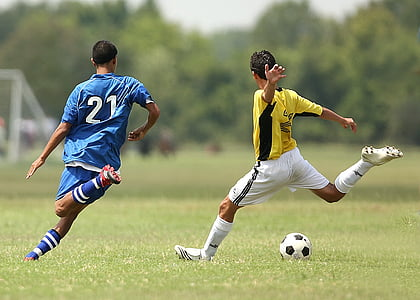
#> input picture img_test/foot.jpg, 420 x 300 px
$ python main.py
#> lines starting #> are read from the running program, lines starting #| are printed output that depends on the picture; after the words box and inside, x2 and y2 are one past the last pixel; in counts of white or black regions, pixels touching at a corner belong together
#> the loop in welcome, `while not selecter :` made 1 pass; the answer given on pass 1: img_test/foot.jpg
### tools.py
import matplotlib.pyplot as plt
import matplotlib.gridspec as gridspec

import numpy as np

import tkinter
from tkinter import filedialog


#=====================================================#
# Welcome Manager
#=====================================================#
def welcome() :

    print('Welcome in tp-01 : Segmentation d une image par seuillage ! \n\n\n It s recommended to run this script in a terminal (Control + T)\n\n\n # Please select file ...\n')

    #- condition
    selecter = None
    while not selecter :
        try :
            selecter = True
            root = tkinter.Tk()
            root.withdraw()
            Ipath = filedialog.askopenfilename(
                title = 'Choisisez une image :)',
                filetype = [("Images",  "*.png *.jpg *.jpeg")])
        except Exception as e :
            print('Erreur de selection réessayez :: ',e, '\n',type(e))
            selecter = False
    return Ipath


#=====================================================#
# Plot Class — Synchrone
#=====================================================#
class PlotWorker:
    """
    Gestionnaire d'affichage matplotlib synchrone.
    Accumule les commandes (imshow, hist, plot) dans une grille
    dynamique et affiche tout d'un coup à l'appel de stop().
    """

    def __init__(self, cols: int = 3):
        self.cols      = cols
        self.queue     = []          #> stock commands FIFO

    # ── API publique ──────────────────────────────────────────────────────────

    def plot(self, x, y, label=None):
        self.queue.append({'cmd': 'plot', 'x': x, 'y': y, 'label': label})

    def imshow(self, img, title='', cmap='gray'):
        self.queue.append({'cmd': 'imshow', 'img': img, 'title': title, 'cmap': cmap})

    def histshow(self, data, bins=256, range=None, vlines=None, xlabel='', ylabel='', title='Histogramme') :
        data_flat = np.asarray(data).ravel()

        self.queue.append({
            'cmd'   : 'hist',
            'data'  : data_flat,
            'bins'  : bins,
            'range' : range,
            'vlines': vlines or [],
            'xlabel': xlabel,
            'ylabel': ylabel,
            'title' : title,
        })

    def hist(self, data, bins=256, range=None):
        #- init data
        data_flat = np.asarray(data).ravel()
        hist_values, bin_edges = np.histogram(data_flat, bins=bins, range=range)	#> Extract values

        return hist_values, bin_edges


    def show(self):
        """Construit et affiche la figure complète."""
        n     = len(self.queue)
        if n == 0:
            return
        #-
        cols  = min(self.cols, n)
        rows  = (n + cols - 1) // cols

        fig = plt.figure(figsize=(5 * cols, 4 * rows))
        gs  = gridspec.GridSpec(rows, cols, figure=fig, hspace=0.5, wspace=0.3)

        for idx, item in enumerate(self.queue):
            row = idx // cols
            col = idx % cols
            ax  = fig.add_subplot(gs[row, col])
            cmd = item['cmd']

            # ── IMAGE ────────────────────────────────────────────────────────
            if cmd == 'imshow':
                ax.imshow(item['img'], cmap=item.get('cmap'))
                ax.set_title(item.get('title', 'Image'))
                ax.axis('off')

            # ── HISTOGRAMME ──────────────────────────────────────────────────
            elif cmd == 'hist':
                ax.hist(
                    item['data'].ravel(),
                    bins=item.get('bins', 256),
                    range=item.get('range'),
                    color='steelblue'
                )
                for vl in item.get('vlines', []):
                    ax.axvline(
                        x=vl['x'],
                        color=vl.get('color', 'red'),
                        linestyle=vl.get('linestyle', '--'),
                        linewidth=vl.get('linewidth', 1.5),
                        label=vl.get('label')
                    )
                ax.set_title(item.get('title', 'Histogramme'))
                ax.set_xlabel(item.get('xlabel', ''))
                ax.set_ylabel(item.get('ylabel', ''))
                if any(vl.get('label') for vl in item.get('vlines', [])):
                    ax.legend()

            # ── COURBE ───────────────────────────────────────────────────────
            elif cmd == 'plot':
                ax.plot(item['x'], item['y'], label=item.get('label'))
                ax.set_title('Courbe')
                if item.get('label'):
                    ax.legend()

        plt.tight_layout()
        plt.show()

### main.py
import numpy as np
import cv2 as cv

from tools import *


def detect_valley(Ig: np.ndarray)-> list:
    """
    Détecte automatiquement les seuils de segmentation d'une image en niveaux de gris
    par analyse de l'histogramme (maxima locaux → filtrage → vallées).

    Paramètres
    ----------
    Ig : np.ndarray
        Image 2D en niveaux de gris (dtype uint8, valeurs 0-255).

    Retour
    ------
    seuils : list[int]
        Liste triée des indices de niveaux de gris correspondant aux vallées
        (seuils de segmentation).
    """

    #- init maxima filtering steps
    P0, P1, P2, P3, P4 = ([] for _ in range(5))
    #- init histogram vars
    hist = plt.hist(Ig.ravel(), bins=256, range=(0,255))	#> all data
    hist = hist[0]											#> i data
    maxhist = max(hist)										#> max hist
    seuil_hist = 0.005 * maxhist							#> seuil level

    # ── Maxima local X2 +  Clean small pic ──────────────────────────────────────────────────────────────────────────────────────────────────────────────────────────────────────────────────────────────────────────────

    for i in range(1, len(hist) - 1):
        if hist[i] > hist[i-1] and hist[i] > hist[i+1]:
            P0.append(i)   												#> stock P0

    for i in range(1, len(P0) -1) :
        if hist[P0[i]] > hist[P0[i-1]] and hist[P0[i]] > hist[P0[i+1]] :
            P1.append(P0[i])											#> stock P1

    for i in P1 :
        if hist[i] >= seuil_hist:
           P2.append(i)													#> stock P2

    # ── Clean close pic ──────────────────────────────────────────────────────────────────────────────────────────────────────────────────────────────────────────────────────────────────────────────

    i = 0
    while i < len(P2):
        #-0t
        p = P2[i]

        # Regarder les pics suivants tant qu'ils sont trop proches
        j = i + 1
        while j < len(P2) and (P2[j] - p) < 15:
            # On garde le plus haut
            if hist[P2[j]] > hist[p]:
                p = P2[j]
            j += 1
        P3.append(p)													#> stock P3
        #- next group
        i = j

    for i in range(len(P3) - 1):
        p1 = P3[i]
        p2 = P3[i+1]

    # ── Depth valley filtering ──────────────────────────────────────────────────────────────────────────────────────────────────────────────────────────────────────────────────────────────────────────────

        #- init current average
        Havg = sum(hist[p1:p2+1]) / (p2 - p1 + 1)	#> Havg : moyen p1-p2
        Hmean = (hist[p1] + hist[p2]) / 2			#> Hmean : moyen h pic

        #- valley not deep enough (Havg / Hmean > 0.75)
        if Havg / Hmean > 0.75:
            #- keep taller pic
            if hist[p1] >= hist[p2]:
                if p1 not in P4:
                    P4.append(p1)										#> stock P4
            else:
                if p2 not in P4:
                    P4.append(p2)
        #- valley (p1,p2) ok -> keep all
        else:
            if p1 not in P4:
                P4.append(p1)
            if p2 not in P4:
                P4.append(p2)

    #- clean double & sort
    P4 = sorted(set(P4))

    # ── Recover seuils ──────────────────────────────────────────────────────────────────────────────────────────────────────────────────────────────────────────────────────────────────────────────

    #- init res
    seuils = []
    for i in range(len(P4) - 1):
        #- current pic
        p1 = P4[i]
        p2 = P4[i+1]

        #- get min-valley p1-p2
        sous_hist = hist[p1:p2+1]
        idx_min_local = np.argmin(sous_hist)	#> i min-valley
        idx_min_global = p1 + idx_min_local		#> global i min-valley

        seuils.append(idx_min_global)									#> stock seuils

    print("Seuils = ", seuils)

    return seuils

def segment_img(Ig: np.array, seuils: list)-> np.array:
    """
    Segmente une image en niveaux de gris en régions distinctes par seuillage.


    Paramètres
    ----------
    Ig : np.ndarray
        Image 2D en niveaux de gris (dtype uint8, valeurs 0-255).
    seuils : list[int]
        Liste des seuils de segmentation (niveaux de gris, valeurs dans [0, 255]).
        N'a pas besoin d'être triée — le tri est appliqué automatiquement.
        Exemple : [60, 130, 200] produit 4 régions.

    Retour
    ------
    Iseg : np.ndarray
        Image 2D segmentée (même shape que Ig, dtype uint8).
    """

    #- sort by size
    seuils = sorted(seuils)

    #- init img res
    Iseg = np.zeros_like(Ig, dtype=np.uint8)

    #- apply seuillage
    Iseg[Ig < seuils[0]] = 0		#> 1st class

    for k in range(len(seuils) - 1):
        bas = seuils[k]
        haut = seuils[k+1]
        Iseg[(Ig >= bas) & (Ig < haut)] = (k+1) * (255 // (len(seuils)+1))	#> k-1 class

    Iseg[Ig >= seuils[-1]] = 255	#> Last class

    return Iseg


if __name__ == "__main__":

    while True :

        #- welcome get file
        Ipath = welcome()

        plt = PlotWorker(cols=3)

        #- init img -> gray
        I = cv.imread(Ipath)
#> I is the input picture: shape (300, 420, 3); mean B, G, R 108.3, 147.1, 141.9
        Ig = cv.cvtColor(I, cv.COLOR_BGR2GRAY); print('init img to gray')
#> after `Ig = cv.cvtColor(I, cv.COLOR_BGR2GRAY)`:
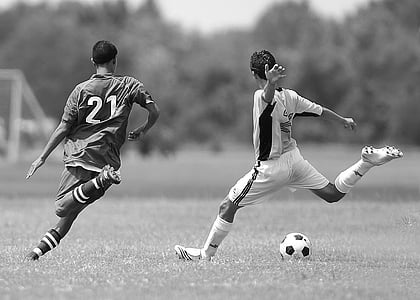
#> Ig: shape (300, 420); min 0, max 255, mean 141.1
#| init img to gray

        #- traitement
        seuils = detect_valley(Ig)			#> get filtred seuils
#> in hist, `hist_values, bin_edges = np.histogram(data_flat, bins=bins, range=range)`: hist_values = 256 values, max 1777 at index 172, min 35 at index 0, mean 492.2; bin_edges = 257 values from 0 to 255
#> in detect_valley, `hist = hist[0]`: hist has the same summary as hist_values in hist
#> in detect_valley, `maxhist = max(hist)`: maxhist = 1777
#> in detect_valley, `seuil_hist = 0.005 * maxhist`: seuil_hist = 8.88
#> after the loop in detect_valley, `for i in range(1, len(hist) - 1):`: P0 = 68 values from 1 to 254
#> the loop in detect_valley, `for i in range(1, len(P0) -1) :` made 66 passes
#> after the loop in detect_valley, `for i in range(1, len(P0) -1) :`: P1 = [13, 19, 35, 42, 50, 64, 89, 97, 106, 111, 121, 127, 146, 172, 178, 217, 235, 243]
#> the loop in detect_valley, `for i in P1 :` made 18 passes
#> i on passes 1 to 12: 13, 19, 35, 42, 50, 64, 89, 97, 106, 111, 121, 127
#> after the loop in detect_valley, `for i in P1 :`: P2 has the same summary as P1
#> the loop in detect_valley, `while i < len(P2):` made 9 passes
#> i on passes 1 to 9: 2, 5, 6, 10, 12, 13, 15, 16, 18
#> after the loop in detect_valley, `while i < len(P2):`: P3 = [13, 42, 64, 106, 121, 146, 172, 217, 235]
#> the loop in detect_valley, `for i in range(len(P3) - 1):` made 8 passes
#> (p1, p2, Havg, Hmean) on passes 1 to 8: (13, 42, 112.2, 147.5), (42, 64, 150.2, 195), (64, 106, 590.6, 623), (106, 121, 889.1, 955), (121, 146, 639.3, 757), (146, 172, 946.3, 1197.5), (172, 217, 768.8, 956), (217, 235, 179, 360)
#> after the loop in detect_valley, `for i in range(len(P3) - 1):`: P4 = [42, 64, 106, 121, 172, 217, 235]
#> the loop in detect_valley, `for i in range(len(P4) - 1):` made 6 passes
#> (p1, p2, idx_min_local, idx_min_global) on passes 1 to 6: (42, 64, 9, 51), (64, 106, 4, 68), (106, 121, 13, 119), (121, 172, 19, 140), (172, 217, 44, 216), (217, 235, 6, 223)
#> after the loop in detect_valley, `for i in range(len(P4) - 1):`: seuils = [51, 68, 119, 140, 216, 223]
#| Seuils =  [51, 68, 119, 140, 216, 223]
#> seuils = [51, 68, 119, 140, 216, 223]
        Iseg = segment_img(Ig, seuils)			#> get segmented img
#> the loop in segment_img, `for k in range(len(seuils) - 1):` made 5 passes
#> (bas, haut) on passes 1 to 5: (51, 68), (68, 119), (119, 140), (140, 216), (216, 223)
#> after the loop in segment_img, `for k in range(len(seuils) - 1):`:
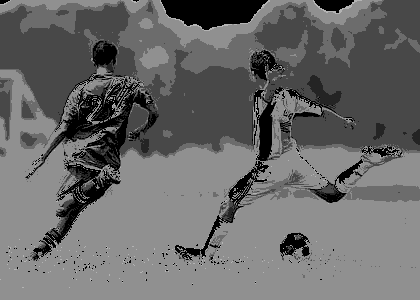
#> Iseg: shape (300, 420); min 0, max 180, mean 105.5
#> in segment_img, `Iseg[Ig >= seuils[-1]] = 255`:
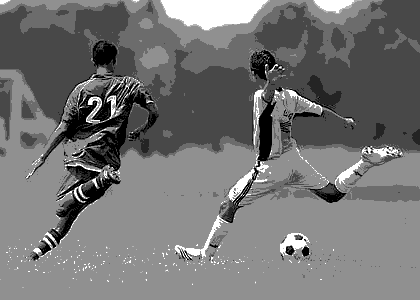
#> Iseg: shape (300, 420); 4.05% of pixels changed, all inside (x1, y1, x2, y2) = (0, 0, 402, 285)

        #- display all
        plt.imshow(Ig)
        plt.histshow(
                data   = Ig,
                bins   = 256,
                range  = (0, 255),
                title  = 'Histogramme + Seuils',
                vlines = [{'x': s, 'color': 'red', 'label': f'seuil={s}'} for s in seuils]
                )
        plt.imshow(Iseg, cmap='viridis')

        #print("H0 - index values : \n\n",hist[0], 'card(hist)=',len(hist))
        #print("H1 - volume : \n\n", hist[1])

        plt.show()
#> in show, `n     = len(self.queue)`: n = 3
#> in show, `rows  = (n + cols - 1) // cols`: rows = 1
#> the loop in show, `for idx, item in enumerate(self.queue):` made 3 passes
#> cmd on passes 1 to 3: 'imshow', 'hist', 'imshow'
#> in show, `plt.show()`:
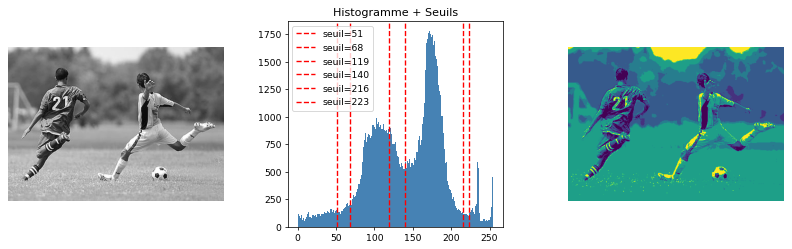
#> figure drawn by matplotlib, 3 panels; panel 2: tallest bar 1777 high, from x = 171.3 to 172.3
        try :
            if int(input('\n\n\nSelect next image | (0) \nQuit script       | (1)\n#?> ')) :
#> the answer given: 1
#> the answer given: img_test/frog.jpg
#> the answer given: 1
#> the answer given: img_test/frog.jpg
#> the answer given: 1
#> the answer given: img_test/frog.jpg
#> the answer given: 1
#> the answer given: img_test/frog.jpg
#> the answer given: 1
#> the answer given: img_test/frog.jpg
#> the answer given: 1
#> the answer given: img_test/frog.jpg
#> (the run stopped early here; a loop or call above may not have finished)

$ run again, on img_test/trafic_voiture.jpg
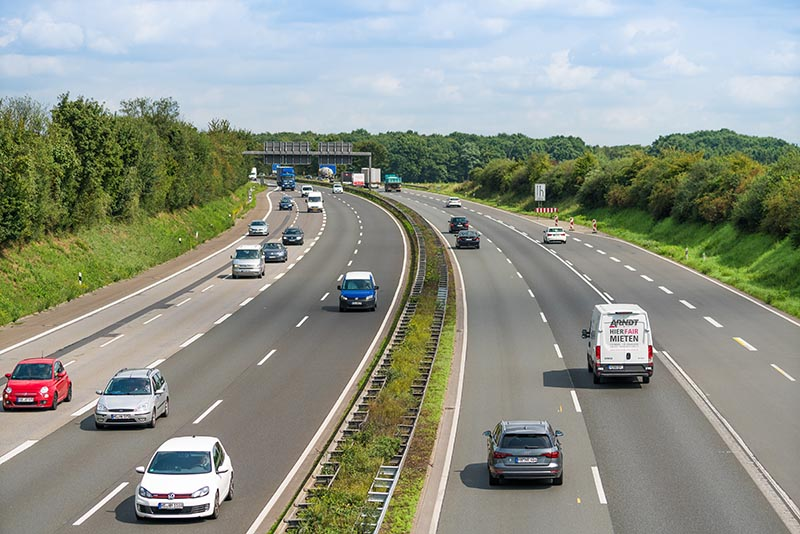
#> input picture img_test/trafic_voiture.jpg, 800 x 534 px
#> the loop in welcome, `while not selecter :` made 1 pass; the answer given on pass 1: img_test/trafic_voiture.jpg
#> I is the input picture: shape (534, 800, 3); mean B, G, R 136.8, 148, 142.8
#| init img to gray
#> hist_values = 256 values, max 6012 at index 209, min 102 at index 0, mean 1668.8; bin_edges = 257 values from 0 to 255
#> hist has the same summary as hist_values in hist
#> maxhist = 6012
#> seuil_hist = 30.06
#> after the loop in detect_valley, `for i in range(1, len(hist) - 1):`: P0 = 58 values from 1 to 253
#> the loop in detect_valley, `for i in range(1, len(P0) -1) :` made 56 passes
#> after the loop in detect_valley, `for i in range(1, len(P0) -1) :`: P1 = [7, 61, 72, 78, 99, 122, 130, 135, 150, 179, 209, 218]
#> the loop in detect_valley, `for i in P1 :` made 12 passes
#> i on passes 1 to 8: 7, 61, 72, 78, 99, 122, 130, 135
#> after the loop in detect_valley, `for i in P1 :`: P2 has the same summary as P1
#> the loop in detect_valley, `while i < len(P2):` made 7 passes
#> i on passes 1 to 7: 1, 4, 5, 8, 9, 10, 12
#> after the loop in detect_valley, `while i < len(P2):`: P3 = [7, 72, 99, 122, 150, 179, 209]
#> the loop in detect_valley, `for i in range(len(P3) - 1):` made 6 passes
#> (p1, p2, Havg, Hmean) on passes 1 to 6: (7, 72, 682.7, 775), (72, 99, 1328.1, 1452), (99, 122, 2234.3, 3202), (122, 150, 4237, 4690.5), (150, 179, 1605.2, 2926.5), (179, 209, 1908.4, 3652.5)
#> after the loop in detect_valley, `for i in range(len(P3) - 1):`: P4 = [72, 99, 122, 150, 179, 209]
#> the loop in detect_valley, `for i in range(len(P4) - 1):` made 5 passes
#> (p1, p2, idx_min_local, idx_min_global) on passes 1 to 5: (72, 99, 1, 73), (99, 122, 1, 100), (122, 150, 20, 142), (150, 179, 18, 168), (179, 209, 13, 192)
#> after the loop in detect_valley, `for i in range(len(P4) - 1):`: seuils = [73, 100, 142, 168, 192]
#| Seuils =  [73, 100, 142, 168, 192]
#> the loop in segment_img, `for k in range(len(seuils) - 1):` made 4 passes
#> (bas, haut) on passes 1 to 4: (73, 100), (100, 142), (142, 168), (168, 192)
#> in segment_img, `Iseg[Ig >= seuils[-1]] = 255`:
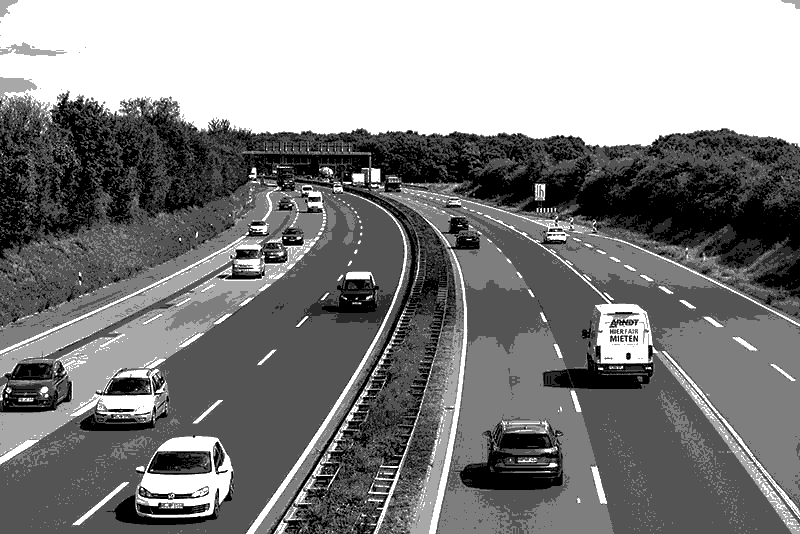
#> Iseg: shape (534, 800); min 0, max 255, mean 130.2
#> n = 3
#> rows = 1
#> the loop in show, `for idx, item in enumerate(self.queue):` made 3 passes
#> cmd on passes 1 to 3: 'imshow', 'hist', 'imshow'
#> in show, `plt.show()`:
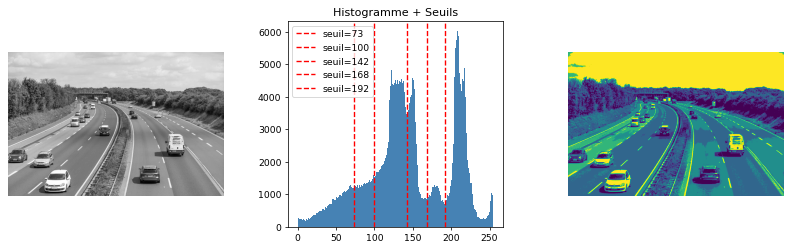
#> figure drawn by matplotlib, 3 panels; panel 2: tallest bar 6012 high, from x = 208.2 to 209.2

$ run again, on img_test/forest_allay.png
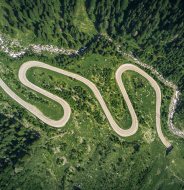
#> input picture img_test/forest_allay.png, 184 x 190 px
#> the loop in welcome, `while not selecter :` made 1 pass; the answer given on pass 1: img_test/forest_allay.png
#> I is the input picture: shape (190, 184, 3); mean B, G, R 65.7, 100, 83
#| init img to gray
#> hist_values = 256 values, max 507 at index 91, min 0 at index 0, mean 136.6; bin_edges = 257 values from 0 to 255
#> hist has the same summary as hist_values in hist
#> maxhist = 507
#> seuil_hist = 2.54
#> after the loop in detect_valley, `for i in range(1, len(hist) - 1):`: P0 = 65 values from 21 to 247
#> the loop in detect_valley, `for i in range(1, len(P0) -1) :` made 63 passes
#> after the loop in detect_valley, `for i in range(1, len(P0) -1) :`: P1 = [30, 35, 91, 155, 164, 178, 204]
#> the loop in detect_valley, `for i in P1 :` made 7 passes
#> i on passes 1 to 7: 30, 35, 91, 155, 164, 178, 204
#> the loop in detect_valley, `while i < len(P2):` made 5 passes
#> i on passes 1 to 5: 2, 3, 5, 6, 7
#> after the loop in detect_valley, `while i < len(P2):`: P3 = [30, 91, 155, 178, 204]
#> the loop in detect_valley, `for i in range(len(P3) - 1):` made 4 passes
#> (p1, p2, Havg, Hmean) on passes 1 to 4: (30, 91, 280.1, 343), (91, 155, 196, 277), (155, 178, 32.54, 41), (178, 204, 57.11, 72)
#> after the loop in detect_valley, `for i in range(len(P3) - 1):`: P4 = [91, 155, 204]
#> the loop in detect_valley, `for i in range(len(P4) - 1):` made 2 passes
#> (p1, p2, idx_min_local, idx_min_global) on passes 1 to 2: (91, 155, 60, 151), (155, 204, 21, 176)
#> after the loop in detect_valley, `for i in range(len(P4) - 1):`: seuils = [151, 176]
#| Seuils =  [151, 176]
#> the loop in segment_img, `for k in range(len(seuils) - 1):` made 1 pass
#> in segment_img, `Iseg[Ig >= seuils[-1]] = 255`:
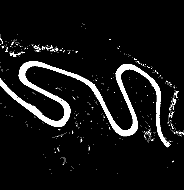
#> Iseg: shape (190, 184); min 0, max 255, mean 20.9
#> n = 3
#> rows = 1
#> the loop in show, `for idx, item in enumerate(self.queue):` made 3 passes
#> cmd on passes 1 to 3: 'imshow', 'hist', 'imshow'
#> in show, `plt.show()`:
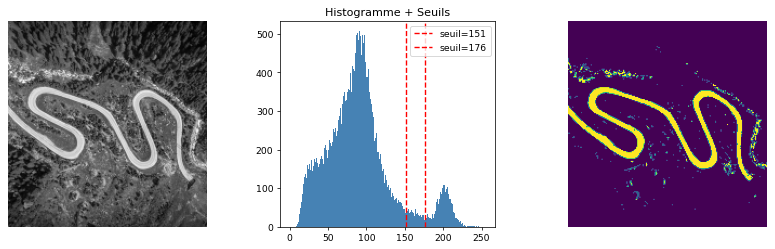
#> figure drawn by matplotlib, 3 panels; panel 2: tallest bar 507 high, from x = 90.64 to 91.64
